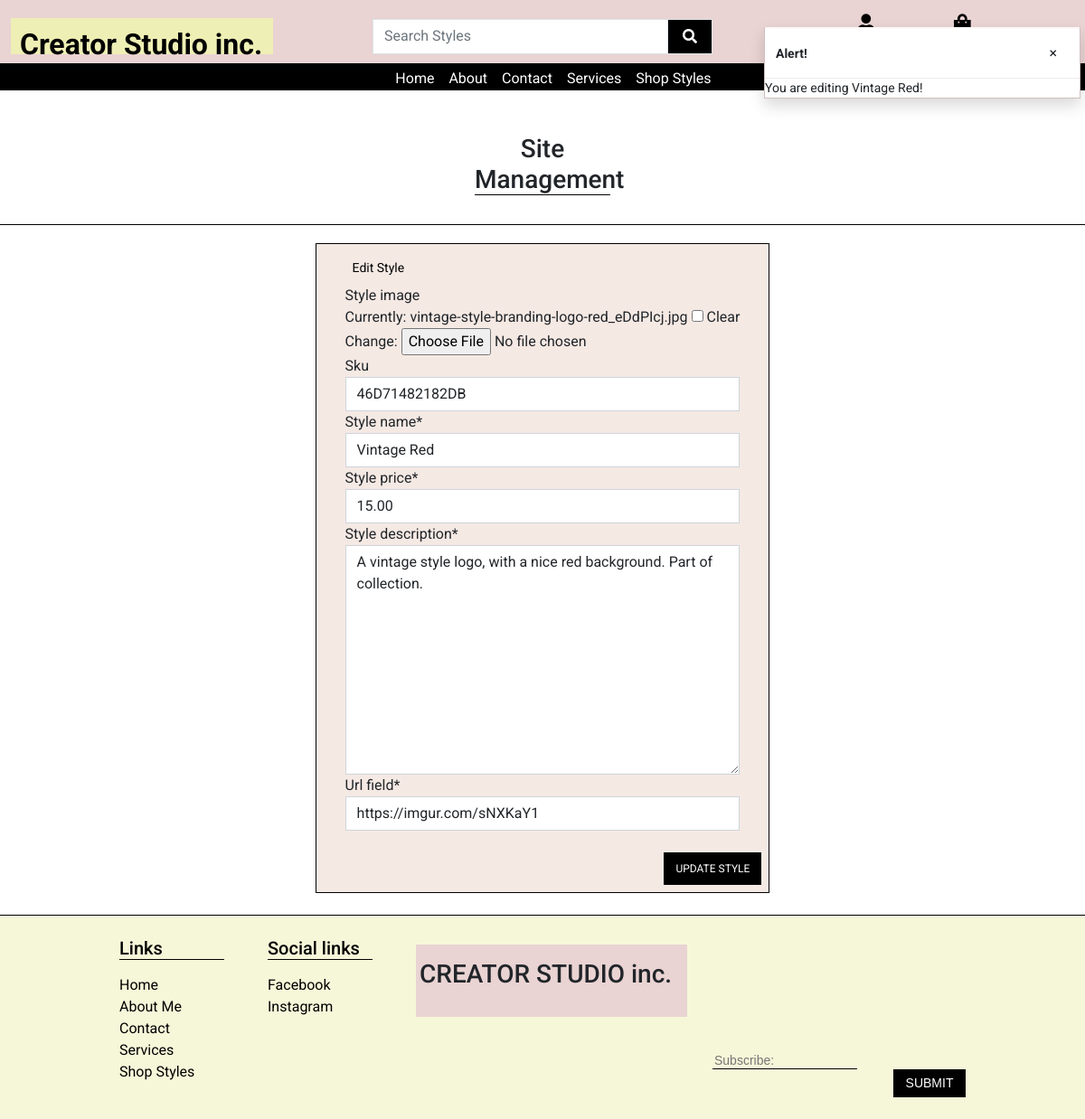
Before: /styles/edit/1/ (signed in) with the older database file.
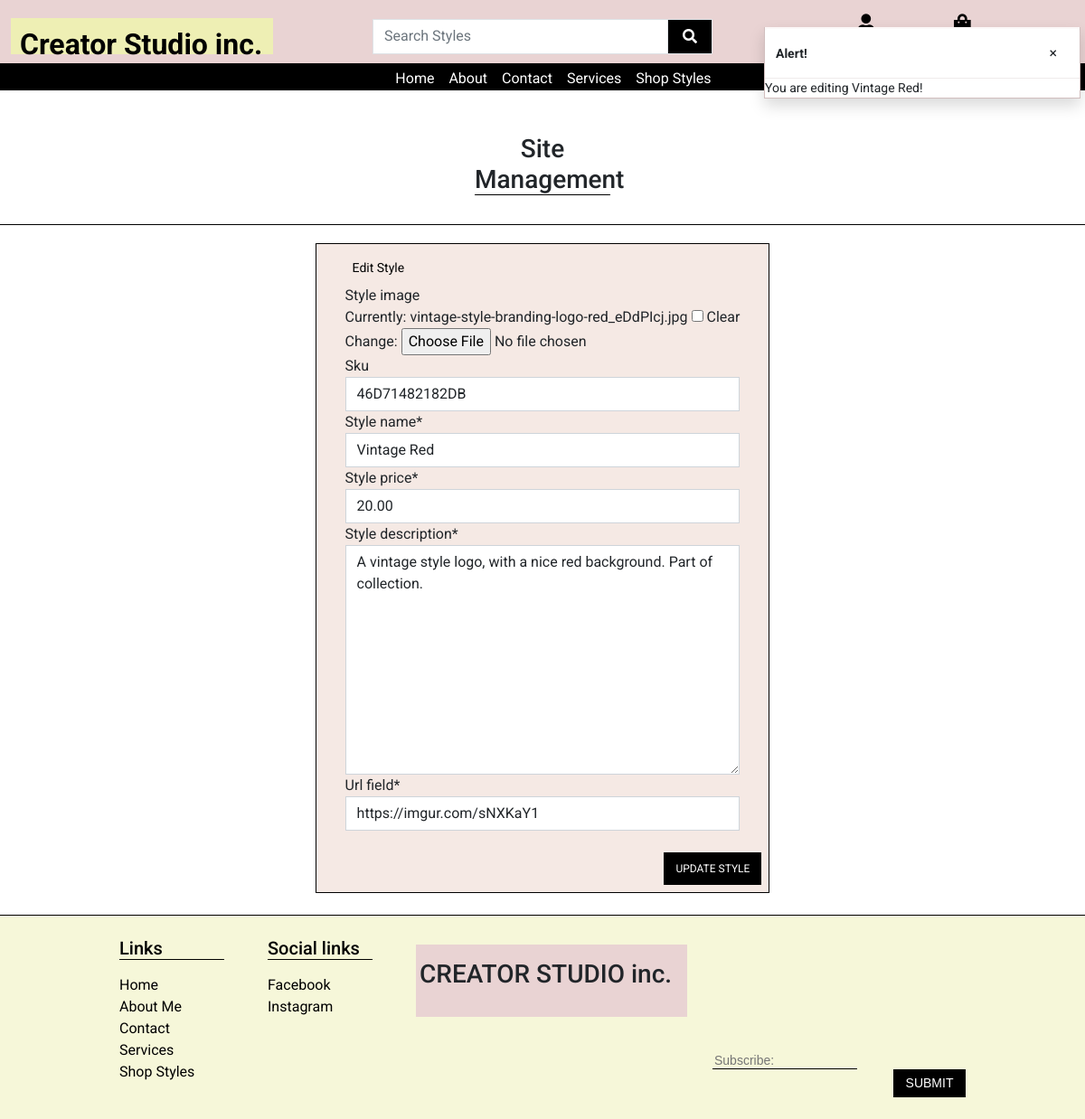
After: the same page with the newer database file.
### styles/models.py (models this page shows, shortened)
class ShopStyles(models.Model):
    class Meta:
        verbose_name_plural = 'Shop Styles'
    style_image = models.ImageField(null=True, blank=True)
    sku = models.CharField(max_length=254, null=True, blank=True)
    style_name = models.CharField(max_length=254)
    style_price = models.DecimalField(max_digits=6, decimal_places=2)
    style_description = models.TextField()
    url_field = models.URLField(null=True, blank=False, default='')

### styles/views.py (the view)
# urls.py: path('edit/<int:style_id>/', views.edit_style, name='edit_style'),
@login_required
def edit_style(request, style_id):
    if not request.user.is_superuser:
        messages.error(request, 'Sorry, only storeowners can do that!')
        return redirect(reverse('home'))
    style = get_object_or_404(ShopStyles, id=style_id)
    if request.method == 'POST':
        form = StyleForm(request.POST, request.FILES, instance=style)
        if form.is_valid():
            form.save()
            messages.success(request, 'Successfully updated style!')
            return redirect(reverse('style_detail', args=[style.id]))
        else:
            messages.error(request, 'Failed to update product. Please ensure the form is valid.')
    else:
        form = StyleForm(instance=style)
        messages.info(request, f'You are editing {style.style_name}!')
    template = 'styles/edit_style.html'
    context = {
        'form': form,
        'style': style,
    }
    return render(request, template, context)

### styles/forms.py
class StyleForm(forms.ModelForm):
    class Meta:
        model = ShopStyles
        fields = '__all__'
    def __init__(self, *args, **kwargs):
        super().__init__(*args, **kwargs)
        ShopStyles.objects.all()
        for field_name, field in self.fields.items():
            field.widget.attrs['class'] = 'border-black rounded-0'

### bag/contexts.py (called while the page is built, shortened)
def bag_contents(request):
    bag_items = []
    total = 0
    product_count = 0
    bag = request.session.get('bag', {})
    grand_total = total
    context = {
        'bag_items': bag_items,
        'total': total,
        'product_count': product_count,
        'grand_total': grand_total,
    }
    return context

### styles/templates/styles/edit_style.html (shortened to what this page needs)
{% extends 'base.html' %}
{% load static %}
{% load crispy_forms_tags %}
{% block extra_css %}
<link rel="stylesheet" href="{% static 'styles/css/styles.css' %}">
{% endblock %}
{% block content %}
{% block page_header %}
<div class="container header-container">
</div>
{% endblock %}
<div class="page-header d-flex justify-content-md-center mt-5">
    <h3 class="text-center mt-3 underline">Site Management</h3>
</div>
<br>
<div class="line-break"></div>
<div class="container">
    <div class="contact-form row d-flex justify-content-md-center mb-3">
        <div class="col-12 col-md-8 d-flex justify-content-md-center">
            <form action="{% url 'edit_style' style.id %}" method="POST" class="form mb-2 col-pink" enctype="multipart/form-data">
                <fieldset class="rounded px-3 mb-2 me-3 ms-3 py-3">
                    <legend class="fieldset-label small text-black px-2 w-auto">Edit Style</legend>
                        {{ form | crispy }}
                </fieldset>
                <div class="mb-2 me-2 d-flex justify-content-end">
                    <button type="submit" class=" submit btn btn-md rounded-0 text-uppercase py-2">Update Style</button>
                </div>
            </form>
        </div>
    </div>
</div>
{% endblock %}

Changed rows visible on the page:
changed ShopStyles "46D71482182DB": style_price "15.00" → "20.00"
